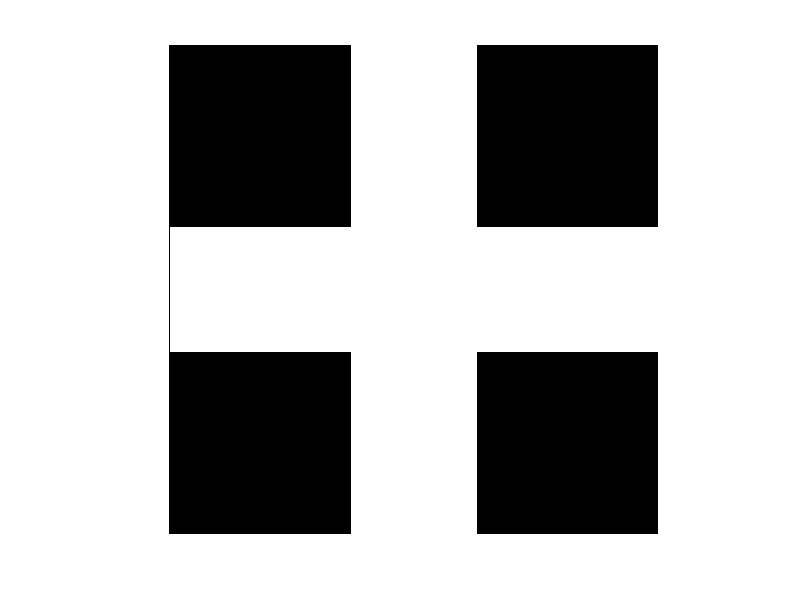

This figure's MATLAB source:
function [BL] = makeFramePipe()
    close all
    W = 17;
    w = 4;
    B = zeros(2*W+1);
    B((end-1)/2+1,(end-1)/2+1) = 1;
    B((end-1)/2-w+1:(end-1)/2+w+1,1:((end-1)/2+1+w)) = 1;
    imshow(B,[]);

    BB = [];
    BB(:,:,1) = B;
    for e = 2:4
        BB(:,:,e) = imrotate(BB(:,:,e-1),90);
        imshow(BB(:,:,e),[]);
        drawnow
    end
    BL = [];
    cnt = 1;
    for e = 2:4
        v = nchoosek(1:4,e);
       v
        for k = 1:size(v,1)
            newB = zeros(size(B));
            for i = 1:size(v,2)
                newB = newB | (BB(:,:,v(k,i)) == 1);
            end
            newB = newB .* sum(newB(:)).^-1 + e*.00001;
            BL(:,:,cnt) = newB;

            imshow(BL(:,:,cnt),[])
            drawnow
            %waitforbuttonpress
            cnt = cnt + 1;

        end

    end
end